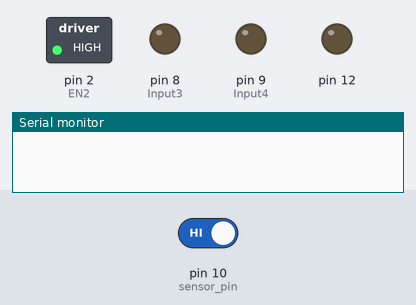
Recording of a sketch running on a simulated Arduino Uno, built with avr-gcc and run on an emulated ATmega328P. Shown: switched loads named in the sketch (green lamp = pin HIGH), output pins drawn as LEDs (lit = HIGH), the last lines printed to the serial monitor. Inputs (shaded band) come from the test bench; at power-on: pin 10 (sensor_pin) HIGH.

Above: at 1.2 s.
1.3 s: pin 10 (sensor_pin) driven LOW
At 2.1 s:
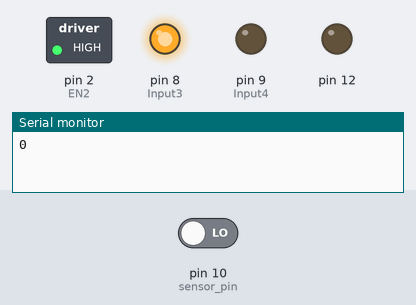
At 4.2 s:
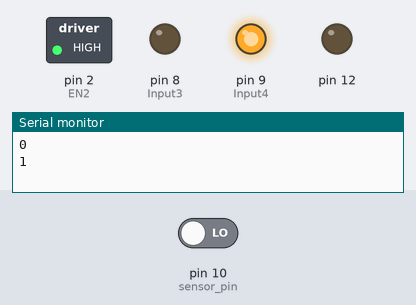
4.3 s: pin 10 (sensor_pin) driven HIGH
At 6.0 s:
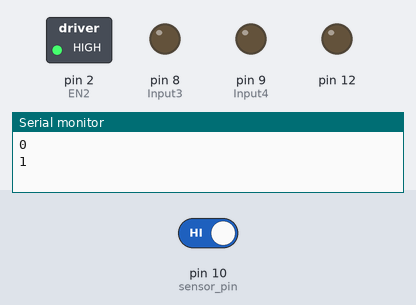
Timing chart, 0 to 7.5 s (numbered marks = the images above; inputs shaded):
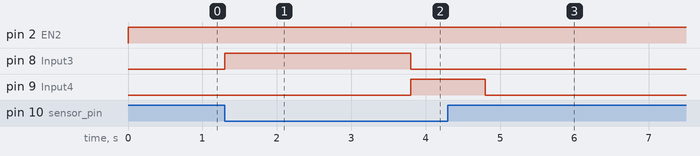

Measured:
- after the input at 1.3 s, pin 8 (Input3): LOW → HIGH at once, → LOW 2.5 s later; pin 9 (Input4): LOW → HIGH after 2.5 s
- after the input at 4.3 s, pin 8 (Input3): stops changing and stays LOW; pin 9 (Input4): goes on until 4.8 s, then stays LOW

The sketch:

18_Smart_Fan.ino
```cpp
/***********************************************************
Project 18: Smart Fan
Description: When an object comes in front of it, it detects and fan starts rotating
By ANANYA KONDETI
***********************************************************/
const int Input3 = 8;                 //arduino 8th pin connected to L293D pin input3
const int Input4 = 9;
const int EN2 = 2 ;//arduino 9th pin connected to L293D pin input4
int val;
int count=0;
int sensor_pin = 10;
void setup()
{
  pinMode(sensor_pin, INPUT);
  pinMode (Input4, OUTPUT);
  pinMode (Input3, OUTPUT);
  pinMode (EN2,OUTPUT);
  pinMode (12, OUTPUT);

  Serial.begin(9600);
}
//long duration, distance;
void anticlockwise()
{
  digitalWrite(Input4, HIGH);
  digitalWrite(Input3, LOW);
  digitalWrite(EN2, HIGH);

}

void clockwise()
{
  digitalWrite(Input4, LOW);
  digitalWrite(Input3, HIGH);
  digitalWrite(EN2, HIGH);

}
void stop(){
 digitalWrite(Input4, LOW);
  digitalWrite(Input3, LOW);
  digitalWrite(EN2, HIGH);}
void loop()
{
  val = digitalRead(sensor_pin);
  if(val==0)
  {
    Serial.println(count);
    if(count%2==0){
    //digitalWrite(10, LOW);
    clockwise();
    delay(1500);
  }
  else if(count%2==1)
  {
    //digitalWrite(10, HIGH);
    anticlockwise();


  }
  count++;
  delay(1000);
  }
  else
  {
    stop();
  }
}
```
